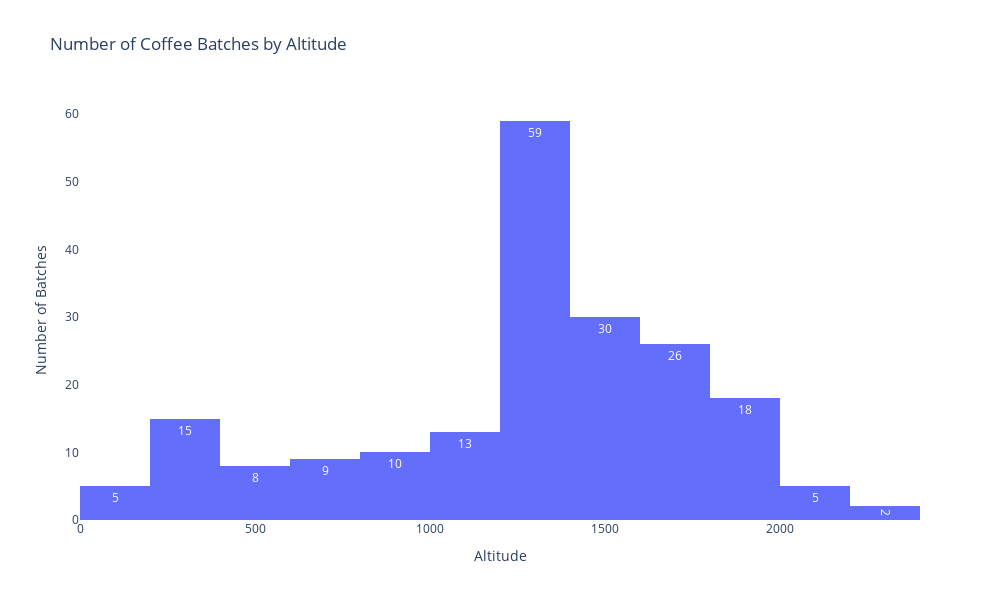

Notebook code cell kept with this figure:
### Code cell
# Remove observations with altitude greater than 4000 
coffee = coffee[coffee['altitude_mean'] < 4000]

alt_updated = px.histogram(coffee, x='altitude_mean', title='Number of Coffee Batches by Altitude',
                     labels={'altitude_mean':'Altitude'}, width=1000, height=600,text_auto=True)

alt_updated.update_layout({
    'plot_bgcolor':'rgba(0, 0, 0, 0)',
    'paper_bgcolor':'rgba(0, 0, 0, 0)'
})

alt_updated.update_layout(yaxis_title='Number of Batches')

alt_updated.show()

### Figure 1 — Plotly figure (JSON) as saved in the notebook; plotly's stock layout.template omitted (floating-point values rounded to 4 significant figures; data arrays with more than 128 entries replaced by an {"elided": "..."} marker saying what was removed)
{"data": [{"alignmentgroup": "True", "bingroup": "x", "hovertemplate": "Altitude=%{x}<br>count=%{y}<extra></extra>", "legendgroup": "", "marker": {"color": "#636efa", "pattern": {"shape": ""}}, "name": "", "offsetgroup": "", "orientation": "v", "showlegend": false, "texttemplate": "%{value}", "type": "histogram", "x": {"elided": "200 float values"}, "xaxis": "x", "yaxis": "y"}], "layout": {"barmode": "relative", "height": 600, "legend": {"tracegroupgap": 0}, "paper_bgcolor": "rgba(0, 0, 0, 0)", "plot_bgcolor": "rgba(0, 0, 0, 0)", "title": {"text": "Number of Coffee Batches by Altitude"}, "width": 1000, "xaxis": {"anchor": "y", "domain": [0, 1], "title": {"text": "Altitude"}}, "yaxis": {"anchor": "x", "domain": [0, 1], "title": {"text": "Number of Batches"}}}}
